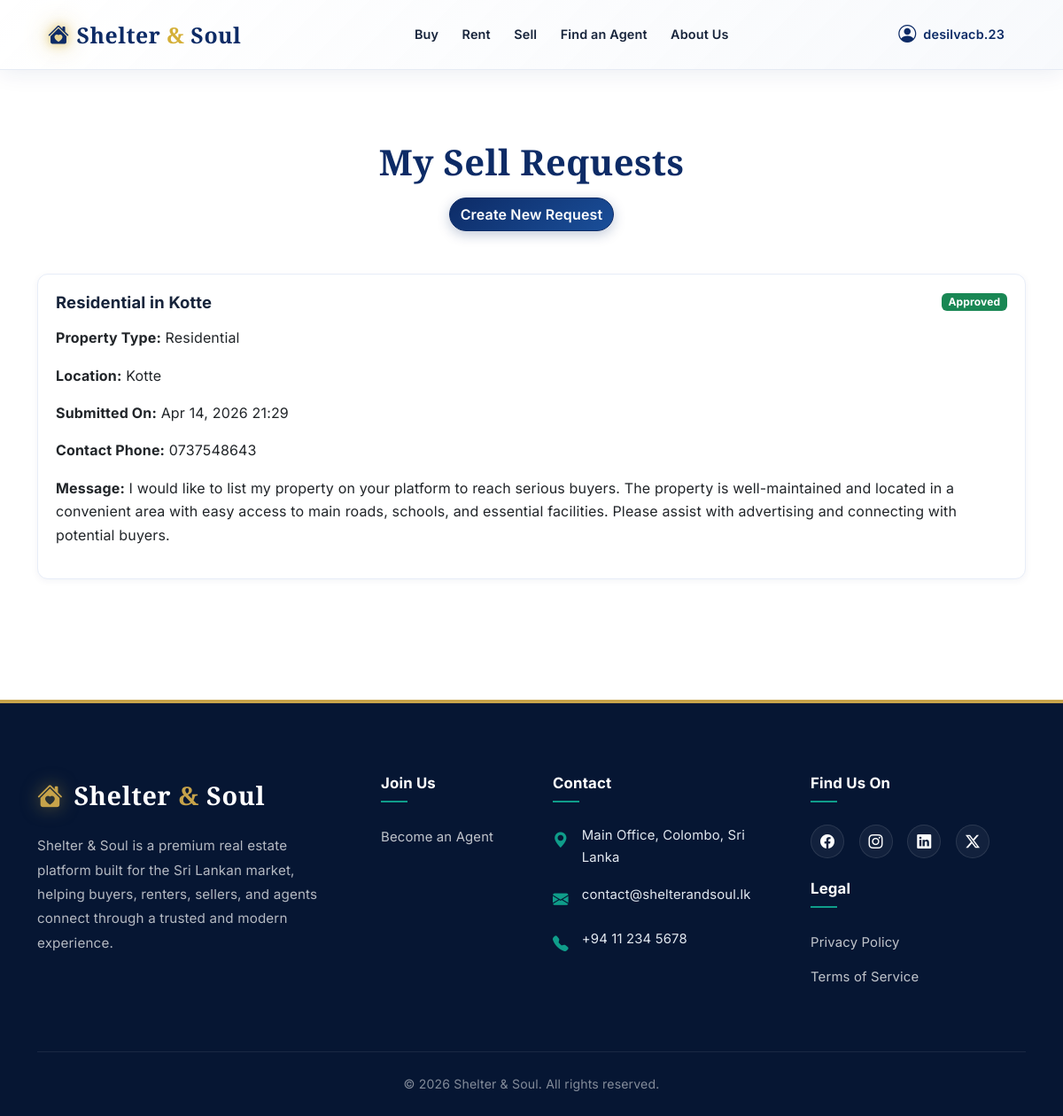
Before: /sell-requests/ (signed in) with the older database file.
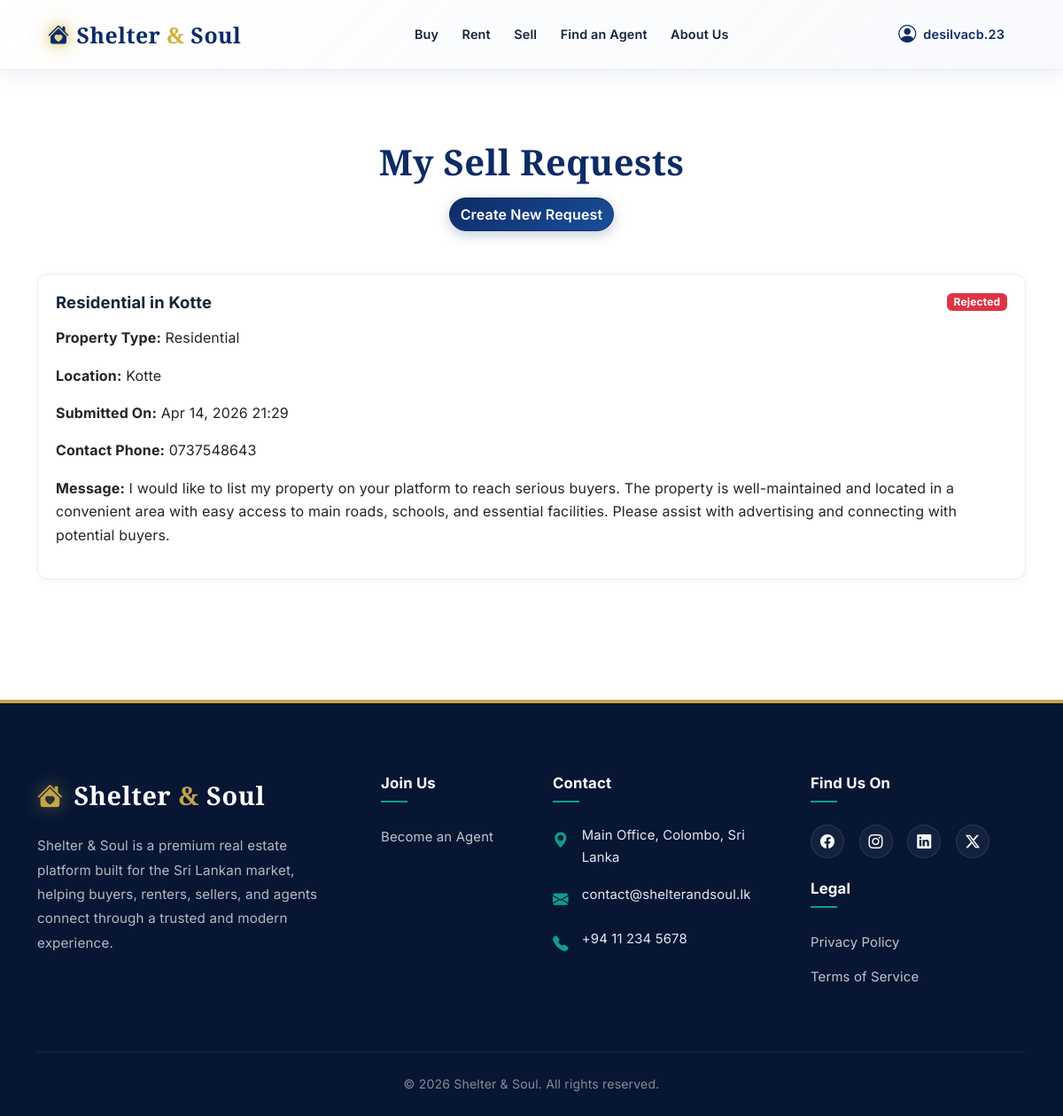
After: the same page with the newer database file.
### listings/models.py (models this page shows, shortened)
class SellLead(models.Model):
    STATUS_PENDING = "Pending"
    STATUS_APPROVED = "Approved"
    STATUS_REJECTED = "Rejected"
    STATUS_CHOICES = [
        (STATUS_PENDING, "Pending"),
        (STATUS_APPROVED, "Approved"),
        (STATUS_REJECTED, "Rejected"),
    ]
    PROPERTY_TYPES = [
        ("Residential", "Residential"),
        ("Apartment", "Apartment"),
        ("Commercial", "Commercial"),
        ("Land", "Land"),
    ]
    user = models.ForeignKey(User, on_delete=models.SET_NULL, null=True, blank=True, related_name="sell_leads")
    name = models.CharField(max_length=150)
    email = models.EmailField()
    phone = models.CharField(max_length=30)
    property_type = models.CharField(max_length=100, choices=PROPERTY_TYPES)
    location = models.CharField(max_length=255)
    message = models.TextField(blank=True)
    status = models.CharField(max_length=20, choices=STATUS_CHOICES, default=STATUS_PENDING)
    approval_notification_sent = models.BooleanField(default=False)
    rejection_notification_sent = models.BooleanField(default=False)
    is_used = models.BooleanField(default=False)
    created_at = models.DateTimeField(auto_now_add=True)
    class Meta:
        ordering = ["-created_at"]

### listings/views.py (the view)
# urls.py: path("sell-requests/", views.view_sell_requests, name="view_sell_requests"),
@login_required
def view_sell_requests(request):
    sell_requests = SellLead.objects.filter(user=request.user).order_by("-created_at")
    return render(request, "listings/view_sell_requests.html", {"sell_requests": sell_requests})

### listings/context_processors.py (called while the page is built)
def seller_permissions(request):
    user = getattr(request, "user", None)
    can_post = False
    if user and user.is_authenticated:
        profile, _ = UserProfile.objects.get_or_create(user=user)
        if profile.can_post_property:
            can_post = True
        else:
            from listings.models import SellLead
            can_post = SellLead.objects.filter(user=user, status=SellLead.STATUS_APPROVED, is_used=False).exists()
    return {"user_can_post_property": can_post}

### listings/templates/listings/view_sell_requests.html
{% extends "listings/base.html" %}
{% block content %}
<div class="fade-in-up" style="text-align: center; margin-bottom: 3rem; margin-top: 2rem;">
    <h1 style="font-family: 'Playfair Display', serif; font-weight: 800; color: var(--primary);">My Sell Requests</h1>
    <a href="{% url 'sell' %}" class="btn btn-primary mt-2">Create New Request</a>
</div>
{% if sell_requests %}
<div class="card-grid fade-in-up" style="transition-delay: 0.1s;">
    {% for request in sell_requests %}
    <div class="card">
        <div class="card-body">
            <div class="d-flex justify-content-between align-items-center mb-3">
                <h3 style="margin-bottom: 0;">{{ request.property_type }} in {{ request.location }}</h3>
                {% if request.status == "Approved" %}
                <span class="badge bg-success">Approved</span>
                {% elif request.status == "Rejected" %}
                <span class="badge bg-danger">Rejected</span>
                {% else %}
                <span class="badge bg-warning text-dark">Pending</span>
                {% endif %}
            </div>
            <p><strong>Property Type:</strong> {{ request.property_type }}</p>
            <p><strong>Location:</strong> {{ request.location }}</p>
            <p><strong>Submitted On:</strong> {{ request.created_at|date:"M d, Y H:i" }}</p>
            <p><strong>Contact Phone:</strong> {{ request.phone }}</p>
            {% if request.message %}
            <p><strong>Message:</strong> {{ request.message }}</p>
            {% endif %}
        </div>
    </div>
    {% endfor %}
</div>
{% else %}
<div class="fade-in-up" style="transition-delay: 0.1s; text-align: center; padding: 4rem 2rem;">
    <p>No sell requests have been submitted yet.</p>
</div>
{% endif %}
{% endblock %}

Changed rows visible on the page:
changed SellLead "Residential": status "Approved" → "Rejected"
